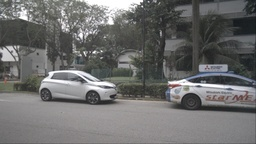
#> input picture data/NUsample/n003-2018-01-02-11-48-43+0800__CAM_FRONT_RIGHT__1514864966493989.jpg, 256 x 144 px, shrunk from 1600 x 900 before the run
$ jupyter execute image-stitching-using-sift-ransac.ipynb
#> lines starting #> are read from the running program, lines starting #| are printed output that depends on the picture
[cell 1]
import cv2
import matplotlib.pyplot as plt
import numpy as np
import random
plt.rcParams['figure.figsize'] = [15, 15]

[cell 2]
# Read image and convert them to gray!!
def read_image(path):
    img = cv2.imread(path)
#> img is the input picture: shape (144, 256, 3); mean B, G, R 109.1, 109.7, 109.7
    img_gray= cv2.cvtColor(img, cv2.COLOR_RGB2GRAY)
    img_rgb = cv2.cvtColor(img, cv2.COLOR_BGR2RGB)
    return img_gray, img, img_rgb

[cell 3]
left_gray, left_origin, left_rgb = read_image('../data/NUsample/n003-2018-01-02-11-48-43+0800__CAM_FRONT_RIGHT__1514864966493989.jpg')
right_gray, right_origin, right_rgb = read_image('../data/NUsample/n003-2018-01-02-11-48-43+0800__CAM_BACK_RIGHT__1514864936124954.jpg')
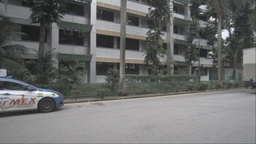
#> input picture data/NUsample/n003-2018-01-02-11-48-43+0800__CAM_BACK_RIGHT__1514864936124954.jpg, 256 x 144 px, shrunk from 1600 x 900 before the run
#> in read_image, img is the input picture: shape (144, 256, 3); mean B, G, R 108.8, 109.6, 108.6

[cell 4]
def SIFT(img):
    siftDetector= cv2.SIFT_create() # limit 1000 points
    # siftDetector= cv2.SIFT_create()  # depends on OpenCV version

    kp, des = siftDetector.detectAndCompute(img, None)
#> kp = 271 keypoints; strongest (x, y, size): (94, 52, 1.8), (106, 87, 2.3), (170, 83, 2.5), (23, 15, 6.5)
    return kp, des

def plot_sift(gray, rgb, kp):
    tmp = rgb.copy()
    img = cv2.drawKeypoints(gray, kp, tmp, flags=cv2.DRAW_MATCHES_FLAGS_DRAW_RICH_KEYPOINTS)
    return img

[cell 5]
# Better result when using gray
kp_left, des_left = SIFT(left_gray)
#> kp_left has the same summary as kp in SIFT
kp_right, des_right = SIFT(right_gray)
#> in SIFT (call 2), `kp, des = siftDetector.detectAndCompute(img, None)`: kp = 280 keypoints; strongest (x, y, size): (225, 34, 5.6), (232, 29, 2.4), (212, 19, 3.1), (203, 7, 4)
#> kp_right has the same summary as kp in SIFT

[cell 6]
kp_left_img = plot_sift(left_gray, left_rgb, kp_left)
kp_right_img = plot_sift(right_gray, right_rgb, kp_right)
#> in plot_sift (call 2), `img = cv2.drawKeypoints(gray, kp, tmp, flags=cv2.DRAW_MATCHES_FLAGS_DR..`:
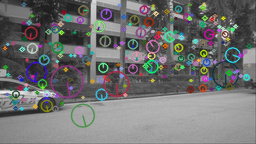
#> img: shape (144, 256, 3); mean R, G, B 112.6, 113.5, 113.2
total_kp = np.concatenate((kp_left_img, kp_right_img), axis=1)
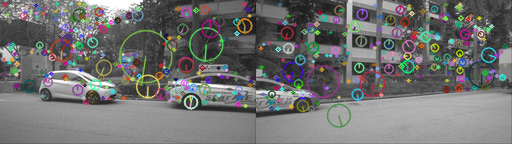
#> total_kp: shape (144, 512, 3); mean R, G, B 112.8, 113.1, 112.3
plt.imshow(total_kp)

[cell 7]
def matcher(kp1, des1, img1, kp2, des2, img2, threshold):
    # BFMatcher with default params
#> called with threshold = 0.5
    bf = cv2.BFMatcher()
    matches = bf.knnMatch(des1,des2, k=2)
#> matches = 271 matches

    # Apply ratio test
    good = []
    for m,n in matches:
        if m.distance < threshold*n.distance:
            good.append([m])
#> after the loop, good = 6 matches

    matches = []
    for pair in good:
        matches.append(list(kp1[pair[0].queryIdx].pt + kp2[pair[0].trainIdx].pt))
#> this loop made 6 passes
#> after the loop, matches = [[234, 92.58, 11.02, 97.15], [236.4, 32.91, 24.01, 38.38], [237.8, 104.1, 15.25, 108], [238.6, 94.02, 15.46, 98], [240.9, 95.95, 17.95, 100.1], [245.1, 105.5, 21.42, 108.4]]

    matches = np.array(matches)
    return matches

[cell 8]
matches = matcher(kp_left, des_left, left_rgb, kp_right, des_right, right_rgb, 0.5)

[cell 9]
def plot_matches(matches, total_img):
    match_img = total_img.copy()
    offset = total_img.shape[1]/2
    fig, ax = plt.subplots()
    ax.set_aspect('equal')
    ax.imshow(np.array(match_img).astype('uint8')) #　RGB is integer type

    ax.plot(matches[:, 0], matches[:, 1], 'xr')
    ax.plot(matches[:, 2] + offset, matches[:, 3], 'xr')

    ax.plot([matches[:, 0], matches[:, 2] + offset], [matches[:, 1], matches[:, 3]],
            'r', linewidth=0.5)

    plt.show()

[cell 10]
total_img = np.concatenate((left_rgb, right_rgb), axis=1)
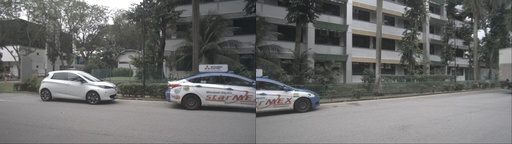
#> total_img: shape (144, 512, 3); mean R, G, B 109.1, 109.7, 108.9
plot_matches(matches, total_img) # Good mathces
#> in plot_matches, `plt.show()`:
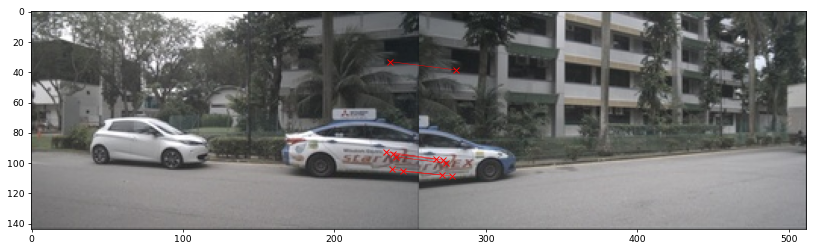
#> figure drawn by matplotlib, 1 panel

[cell 11]
def homography(pairs):
    rows = []
    for i in range(pairs.shape[0]):
        p1 = np.append(pairs[i][0:2], 1)
        p2 = np.append(pairs[i][2:4], 1)
        row1 = [0, 0, 0, p1[0], p1[1], p1[2], -p2[1]*p1[0], -p2[1]*p1[1], -p2[1]*p1[2]]
        row2 = [p1[0], p1[1], p1[2], 0, 0, 0, -p2[0]*p1[0], -p2[0]*p1[1], -p2[0]*p1[2]]
        rows.append(row1)
        rows.append(row2)
    rows = np.array(rows)
    U, s, V = np.linalg.svd(rows)
    H = V[-1].reshape(3, 3)
    H = H/H[2, 2] # standardize to let w*H[2,2] = 1
    return H

[cell 12]
def random_point(matches, k=4):
    idx = random.sample(range(len(matches)), k)
    point = [matches[i] for i in idx ]
    return np.array(point)

[cell 13]
def get_error(points, H):
    num_points = len(points)
    all_p1 = np.concatenate((points[:, 0:2], np.ones((num_points, 1))), axis=1)
    all_p2 = points[:, 2:4]
    estimate_p2 = np.zeros((num_points, 2))
    for i in range(num_points):
        temp = np.dot(H, all_p1[i])
        estimate_p2[i] = (temp/temp[2])[0:2] # set index 2 to 1 and slice the index 0, 1
    # Compute error
    errors = np.linalg.norm(all_p2 - estimate_p2 , axis=1) ** 2

    return errors

[cell 14]
def ransac(matches, threshold, iters):
#> called with matches = array of shape (6, 4), threshold = 0.5, iters = 2000
    num_best_inliers = 0

    for i in range(iters):
        points = random_point(matches)
        H = homography(points)

        #  avoid dividing by zero
        if np.linalg.matrix_rank(H) < 3:
            continue

        errors = get_error(matches, H)
        idx = np.where(errors < threshold)[0]
        inliers = matches[idx]

        num_inliers = len(inliers)
        if num_inliers > num_best_inliers:
            best_inliers = inliers.copy()
            num_best_inliers = num_inliers
            best_H = H.copy()
#> this loop made 2000 passes
#> (errors, num_inliers, num_best_inliers) on pass 1: ([7.15e-22, 8.69e-21, 8.1, 1.22e-21, 0.315, 1.96e-21], 5, 5)
#> (errors, num_inliers) on passes 2 to 7: ([2.51, 3.05e-20, 13.52, 7.01e-23, 8.83e-23, 2.22e-21], 4), ([40.73, 1.84e-19, 2.3e-20, 8.17e-20, 1.51e-20, 126.5], 4), ([1.65e-21, 4.74e-21, 3.98e-22, 11.04, 8.59, 2.76e-22], 4), ([40.73, 4.06e-20, 5.91e-21, 6.59e-20, 6.8e-20, 126.5], 4), ([3.47e-22, 7.39e-22, 2.18e-22, 11.04, 8.59, 3.37e-23], 4), ([6.79e-21, 3.5e-20, 4.39e-21, 3.71, 5.81e-22, 30.52], 4)
#> after the loop, best_inliers = [[234, 92.58, 11.02, 97.15], [236.4, 32.91, 24.01, 38.38], [238.6, 94.02, 15.46, 98], [240.9, 95.95, 17.95, 100.1], [245.1, 105.5, 21.42, 108.4]]; num_best_inliers = 5

    print("inliers/matches: {}/{}".format(num_best_inliers, len(matches)))
#| inliers/matches: 5/6
    return best_inliers, best_H

[cell 15]
inliers, H = ransac(matches, 0.5, 2000)
#> inliers has the same summary as best_inliers in ransac; H = [[0.136, -0.0201, -27.81], [-0.37, 0.196, 86.83], [-0.00366, 0.000503, 1]]

[cell 16]
plot_matches(inliers, total_img) # show inliers matches

[cell 17]
def stitch_img(left, right, H):
    print("stiching image ...")

    # Convert to double and normalize. Avoid noise.
    left = cv2.normalize(left.astype('float'), None,
                            0.0, 1.0, cv2.NORM_MINMAX)
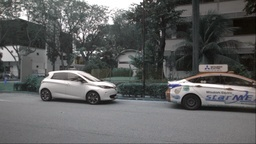
#> left: shape (144, 256, 3) float64; mean of channels 0, 1, 2 0.384, 0.384, 0.382; drawn as B, G, R
    # Convert to double and normalize.
    right = cv2.normalize(right.astype('float'), None,
                            0.0, 1.0, cv2.NORM_MINMAX)
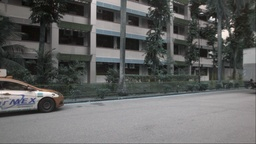
#> right: shape (144, 256, 3) float64; mean of channels 0, 1, 2 0.382, 0.387, 0.383; drawn as B, G, R

    # left image
    height_l, width_l, channel_l = left.shape
#> height_l = 144; width_l = 256; channel_l = 3
    corners = [[0, 0, 1], [width_l, 0, 1], [width_l, height_l, 1], [0, height_l, 1]]
    corners_new = [np.dot(H, corner) for corner in corners]
#> corners_new = [[-27.81, 86.83, 1], [6.92, -7.94, 0.0618], [4.03, 20.3, 0.134], [-30.7, 115.1, 1.07]]
    corners_new = np.array(corners_new).T
#> corners_new = [[-27.81, 6.92, 4.03, -30.7], [86.83, -7.94, 20.3, 115.1], [1, 0.0618, 0.134, 1.07]]
    x_news = corners_new[0] / corners_new[2]
#> x_news = [-27.81, 112, 30.01, -28.63]
    y_news = corners_new[1] / corners_new[2]
#> y_news = [86.83, -128.5, 151.2, 107.3]
    y_min = min(y_news)
#> y_min = -128.5
    x_min = min(x_news)
#> x_min = -28.63

    translation_mat = np.array([[1, 0, -x_min], [0, 1, -y_min], [0, 0, 1]])
#> translation_mat = [[1, 0, 28.63], [0, 1, 128.5], [0, 0, 1]]
    H = np.dot(translation_mat, H)
#> H = [[0.0308, -0.00569, 0.82], [-0.841, 0.261, 215.3], [-0.00366, 0.000503, 1]]

    # Get height, width
    height_new = int(round(abs(y_min) + height_l))
#> height_new = 273
    width_new = int(round(abs(x_min) + width_l))
#> width_new = 285
    size = (width_new, height_new)
#> size = (285, 273)

    # right image
    warped_l = cv2.warpPerspective(src=left, M=H, dsize=size)
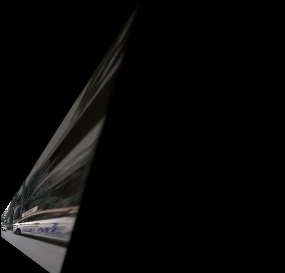
#> warped_l: shape (273, 285, 3) float64; mean of channels 0, 1, 2 0.0328, 0.0342, 0.0354; drawn as B, G, R

    height_r, width_r, channel_r = right.shape
#> height_r = 144; width_r = 256; channel_r = 3

    height_new = int(round(abs(y_min) + height_r))
    width_new = int(round(abs(x_min) + width_r))
    size = (width_new, height_new)


    warped_r = cv2.warpPerspective(src=right, M=translation_mat, dsize=size)
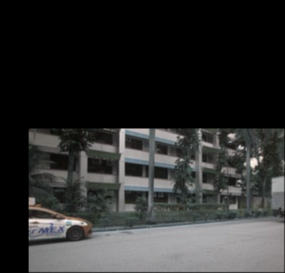
#> warped_r: shape (273, 285, 3) float64; mean of channels 0, 1, 2 0.181, 0.183, 0.181; drawn as B, G, R

    black = np.zeros(3)  # Black pixel.

    # Stitching procedure, store results in warped_l.
    for i in range(warped_r.shape[0]):
        for j in range(warped_r.shape[1]):
            pixel_l = warped_l[i, j, :]
            pixel_r = warped_r[i, j, :]

            if not np.array_equal(pixel_l, black) and np.array_equal(pixel_r, black):
                warped_l[i, j, :] = pixel_l
            elif np.array_equal(pixel_l, black) and not np.array_equal(pixel_r, black):
                warped_l[i, j, :] = pixel_r
            elif not np.array_equal(pixel_l, black) and not np.array_equal(pixel_r, black):
                warped_l[i, j, :] = (pixel_l + pixel_r) / 2
            else:
                pass
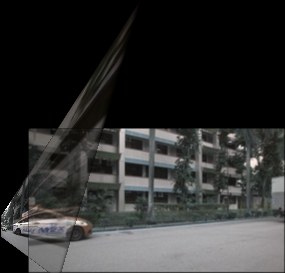
#> warped_l: shape (273, 285, 3) float64; mean of channels 0, 1, 2 0.19, 0.192, 0.191; drawn as B, G, R

    stitch_image = warped_l[:warped_r.shape[0], :warped_r.shape[1], :]
    return stitch_image
